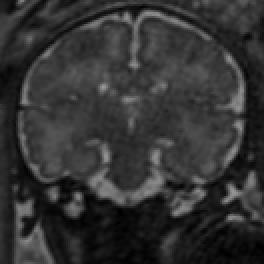
#> input picture brain_n.png, 132 x 132 px (shown 2 times larger)
$ python chanvese.py   (older library calls are emulated)
#> lines starting #> are read from the running program, lines starting #| are printed output that depends on the picture; after the words box and inside, x2 and y2 are one past the last pixel; in counts of white or black regions, pixels touching at a corner belong together
# ------------------------------------------------------------------------
# Region Based Active Contour Segmentation
#
# seg = region_seg(I, init_mask, max_its, alpha, display)
#
# Inputs: I           2D image
#         init_mask   Initialization (1 = foreground, 0 = bg)
#         max_its     Number of iterations to run segmentation for
#         alpha       (optional) Weight of smoothing term
#                       higer = smoother.  default = 0.2
#         display     (optional) displays intermediate outputs
#                       default = true
#
# Outputs: seg        Final segmentation mask (1=fg, 0=bg)
#
# Description: This code implements the paper: "Active Contours Without
# Edges" By Chan Vese. This is a nice way to segment images whose
# foregrounds and backgrounds are statistically different and homogeneous.
#
# Example:
# img = imread('tire.tif');
# m = zeros(size(img));
# m(33:33+117, 44:44+128) = 1;
# seg = region_seg(img, m, 500);
#
# Coded by: Shawn Lankton (www.shawnlankton.com)
# ------------------------------------------------------------------------
#
# Gif montage (save each step in a gif folder):
# convert -delay 50 gif/levelset*.png levelset.gif

import numpy as np
import scipy.ndimage as nd
import matplotlib.pyplot as plt


eps = np.finfo(float).eps


def chanvese(I, init_mask, max_its=200, alpha=0.2,
             thresh=0, color='r', display=False):
    I = I.astype(np.float)

    # Create a signed distance map (SDF) from mask
    phi = mask2phi(init_mask)

    if display:
        plt.ion()
        fig, axes = plt.subplots(ncols=2)
        show_curve_and_phi(fig, I, phi, color)
        plt.savefig('levelset_start.png', bbox_inches='tight')

    # Main loop
    its = 0
    stop = False
    prev_mask = init_mask
    c = 0

    while (its < max_its and not stop):
        # Get the curve's narrow band
        idx = np.flatnonzero(np.logical_and(phi <= 1.2, phi >= -1.2))

        if len(idx) > 0:
            # Intermediate output
            if display:
                if np.mod(its, 50) == 0:
                    print('iteration: {0}'.format(its))
                    show_curve_and_phi(fig, I, phi, color)
            else:
                if np.mod(its, 10) == 0:
                    print('iteration: {0}'.format(its))

            # Find interior and exterior mean
            upts = np.flatnonzero(phi <= 0)  # interior points
            vpts = np.flatnonzero(phi > 0)  # exterior points
            u = np.sum(I.flat[upts]) / (len(upts) + eps)  # interior mean
            v = np.sum(I.flat[vpts]) / (len(vpts) + eps)  # exterior mean

            # Force from image information
            F = (I.flat[idx] - u)**2 - (I.flat[idx] - v)**2
            # Force from curvature penalty
            curvature = get_curvature(phi, idx)

            # Gradient descent to minimize energy
            dphidt = F / np.max(np.abs(F)) + alpha * curvature

            # Maintain the CFL condition
            dt = 0.45 / (np.max(np.abs(dphidt)) + eps)

            # Evolve the curve
            phi.flat[idx] += dt * dphidt

            # Keep SDF smooth
            phi = sussman(phi, 0.5)

            new_mask = phi <= 0
            c = convergence(prev_mask, new_mask, thresh, c)

            if c <= 5:
                its = its + 1
                prev_mask = new_mask
            else:
                stop = True

        else:
            break

    # Final output
    if display:
        show_curve_and_phi(fig, I, phi, color)
        plt.savefig('levelset_end.png', bbox_inches='tight')

    # Make mask from SDF
    seg = phi <= 0  # Get mask from levelset

    return seg, phi, its


# ---------------------------------------------------------------------
# ---------------------- AUXILIARY FUNCTIONS --------------------------
# ---------------------------------------------------------------------

def bwdist(a):
    """
    Intermediary function. 'a' has only True/False vals,
    so we convert them into 0/1 values - in reverse.
    True is 0, False is 1, distance_transform_edt wants it that way.
    """
    return nd.distance_transform_edt(a == 0)


# Displays the image with curve superimposed
def show_curve_and_phi(fig, I, phi, color):
    fig.axes[0].cla()
    fig.axes[0].imshow(I, cmap='gray')
    fig.axes[0].contour(phi, 0, colors=color)
    fig.axes[0].set_axis_off()
    plt.draw()

    fig.axes[1].cla()
    fig.axes[1].imshow(phi)
    fig.axes[1].set_axis_off()
    plt.draw()

    plt.pause(0.001)


def im2double(a):
    a = a.astype(np.float)
    a /= np.abs(a).max()
    return a


# Converts a mask to a SDF
def mask2phi(init_a):
    phi = bwdist(init_a) - bwdist(1 - init_a) + im2double(init_a) - 0.5
    return phi


# Compute curvature along SDF
def get_curvature(phi, idx):
    dimy, dimx = phi.shape
    yx = np.array([np.unravel_index(i, phi.shape) for i in idx])  # subscripts
    y = yx[:, 0]
    x = yx[:, 1]

    # Get subscripts of neighbors
    ym1 = y - 1
    xm1 = x - 1
    yp1 = y + 1
    xp1 = x + 1

    # Bounds checking
    ym1[ym1 < 0] = 0
    xm1[xm1 < 0] = 0
    yp1[yp1 >= dimy] = dimy - 1
    xp1[xp1 >= dimx] = dimx - 1

    # Get indexes for 8 neighbors
    idup = np.ravel_multi_index((yp1, x), phi.shape)
    iddn = np.ravel_multi_index((ym1, x), phi.shape)
    idlt = np.ravel_multi_index((y, xm1), phi.shape)
    idrt = np.ravel_multi_index((y, xp1), phi.shape)
    idul = np.ravel_multi_index((yp1, xm1), phi.shape)
    idur = np.ravel_multi_index((yp1, xp1), phi.shape)
    iddl = np.ravel_multi_index((ym1, xm1), phi.shape)
    iddr = np.ravel_multi_index((ym1, xp1), phi.shape)

    # Get central derivatives of SDF at x,y
    phi_x = -phi.flat[idlt] + phi.flat[idrt]
    phi_y = -phi.flat[iddn] + phi.flat[idup]
    phi_xx = phi.flat[idlt] - 2 * phi.flat[idx] + phi.flat[idrt]
    phi_yy = phi.flat[iddn] - 2 * phi.flat[idx] + phi.flat[idup]
    phi_xy = 0.25 * (- phi.flat[iddl] - phi.flat[idur] +
                     phi.flat[iddr] + phi.flat[idul])
    phi_x2 = phi_x**2
    phi_y2 = phi_y**2

    # Compute curvature (Kappa)
    curvature = ((phi_x2 * phi_yy + phi_y2 * phi_xx - 2 * phi_x * phi_y * phi_xy) /
                 (phi_x2 + phi_y2 + eps) ** 1.5) * (phi_x2 + phi_y2) ** 0.5

    return curvature


# Level set re-initialization by the sussman method
def sussman(D, dt):
    # forward/backward differences
    a = D - np.roll(D, 1, axis=1)
    b = np.roll(D, -1, axis=1) - D
    c = D - np.roll(D, -1, axis=0)
    d = np.roll(D, 1, axis=0) - D

    a_p = np.clip(a, 0, np.inf)
    a_n = np.clip(a, -np.inf, 0)
    b_p = np.clip(b, 0, np.inf)
    b_n = np.clip(b, -np.inf, 0)
    c_p = np.clip(c, 0, np.inf)
    c_n = np.clip(c, -np.inf, 0)
    d_p = np.clip(d, 0, np.inf)
    d_n = np.clip(d, -np.inf, 0)

    a_p[a < 0] = 0
    a_n[a > 0] = 0
    b_p[b < 0] = 0
    b_n[b > 0] = 0
    c_p[c < 0] = 0
    c_n[c > 0] = 0
    d_p[d < 0] = 0
    d_n[d > 0] = 0

    dD = np.zeros_like(D)
    D_neg_ind = np.flatnonzero(D < 0)
    D_pos_ind = np.flatnonzero(D > 0)

    dD.flat[D_pos_ind] = np.sqrt(
        np.max(np.concatenate(
            ([a_p.flat[D_pos_ind]**2], [b_n.flat[D_pos_ind]**2])), axis=0) +
        np.max(np.concatenate(
            ([c_p.flat[D_pos_ind]**2], [d_n.flat[D_pos_ind]**2])), axis=0)) - 1
    dD.flat[D_neg_ind] = np.sqrt(
        np.max(np.concatenate(
            ([a_n.flat[D_neg_ind]**2], [b_p.flat[D_neg_ind]**2])), axis=0) +
        np.max(np.concatenate(
            ([c_n.flat[D_neg_ind]**2], [d_p.flat[D_neg_ind]**2])), axis=0)) - 1

    D = D - dt * sussman_sign(D) * dD
    return D


def sussman_sign(D):
    return D / np.sqrt(D**2 + 1)


# Convergence Test
def convergence(p_mask, n_mask, thresh, c):
    diff = np.logical_xor(p_mask, n_mask)
    n_diff = np.sum(np.abs(diff))
    if n_diff < thresh:
        c = c + 1
    else:
        c = 0
    return c


if __name__ == "__main__":
    img = plt.imread('brain_n.png')
#> img is the input picture: shape (132, 132) float32; min 0, max 0.592, mean 0.199
    mask = np.zeros(img.shape)
    mask[20:100, 20:100] = 1

    chanvese(img, mask, max_its=1000, display=True, alpha=1.0)
#> in im2double, `a = a.astype(np.float)`:
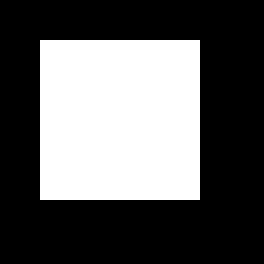
#> a: shape (132, 132) float64 (shown 2 times larger); values 0 (black) and 1 (white), 36.7% white; 1 white region, box (x1, y1, x2, y2) and area: (20, 20, 100, 100) 6400
#> in show_curve_and_phi, `plt.pause(0.001)`:
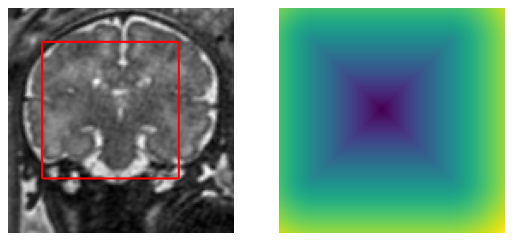
#> figure drawn by matplotlib, 2 panels
#> the loop in chanvese, `while (its < max_its and not stop): # Get the curve's narrow band` made 1000 passes
#> (u, v, dt, n_diff in convergence) on passes 1 to 12: (0.246, 0.172, 0.448, 0), (0.246, 0.172, 0.557, 22), (0.247, 0.171, 0.499, 59), (0.248, 0.17, 0.505, 28), (0.248, 0.17, 0.515, 27), (0.248, 0.17, 0.567, 32), (0.249, 0.17, 0.565, 31), (0.249, 0.169, 0.555, 37), (0.25, 0.169, 0.559, 28), (0.25, 0.169, 0.559, 18), (0.25, 0.168, 0.551, 23), (0.25, 0.168, 0.542, 29)
#> (u, v, dt) on passes 61 to 66: (0.254, 0.162, 0.632), (0.254, 0.162, 0.572), (0.255, 0.162, 0.454), (0.255, 0.162, 0.495), (0.255, 0.162, 0.635), (0.255, 0.161, 0.539)
#> pass 1, in sussman, `a = D - np.roll(D, 1, axis=1)`:
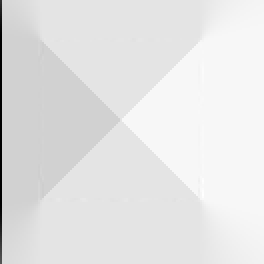
#> a: shape (132, 132) float64 (shown 2 times larger); min -12, max 1.38, mean 2.04e-19; drawn with min black and max white
#> pass 1, in sussman, `c = D - np.roll(D, -1, axis=0)`:
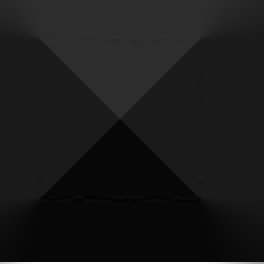
#> c: shape (132, 132) float64 (shown 2 times larger); min -1.37, max 12, mean 2.61e-17; drawn with min black and max white
#> after the loop in chanvese, `while (its < max_its and not stop):`:
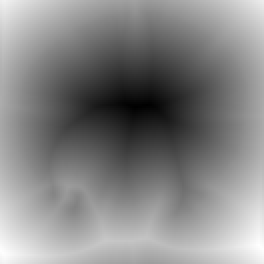
#> phi: shape (132, 132) float64 (shown 2 times larger); min -45.82, max 36.81, mean -2.5; drawn with min black and max white
#> after the loop in chanvese, `while (its < max_its and not stop):`:
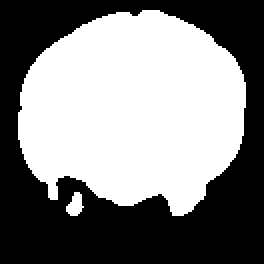
#> prev_mask: shape (132, 132) bool (shown 2 times larger); 51.3% white; 1 black region, box (x1, y1, x2, y2) and area: (0, 0, 132, 132) 8491
#> after the loop in chanvese, `while (its < max_its and not stop):`: its = 1000
#> in show_curve_and_phi (call 22), `plt.pause(0.001)`:
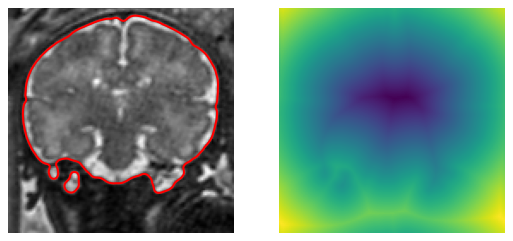
#> figure drawn by matplotlib, 2 panels
